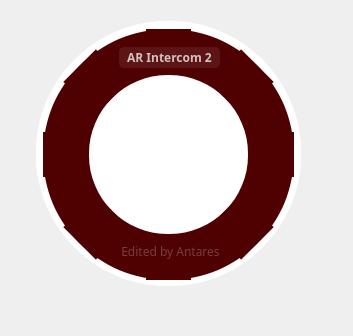
<?xml version="1.0" encoding="UTF-8"?>
<ui version="4.0">
 <class>SplashScreen</class>
 <widget class="QWidget" name="SplashScreen">
  <property name="geometry">
   <rect>
    <x>0</x>
    <y>0</y>
    <width>353</width>
    <height>336</height>
   </rect>
  </property>
  <property name="windowTitle">
   <string>AR Intercom</string>
  </property>
  <property name="windowIcon">
   <iconset>
    <normaloff>:/AR logo/ARsoftlogo.png</normaloff>:/AR logo/ARsoftlogo.png</iconset>
  </property>
  <property name="styleSheet">
   <string notr="true">border:none;</string>
  </property>
  <widget class="QFrame" name="base">
   <property name="geometry">
    <rect>
     <x>3</x>
     <y>3</y>
     <width>331</width>
     <height>301</height>
    </rect>
   </property>
   <property name="frameShape">
    <enum>QFrame::StyledPanel</enum>
   </property>
   <property name="frameShadow">
    <enum>QFrame::Raised</enum>
   </property>
   <layout class="QGridLayout" name="gridLayout">
    <item row="0" column="0">
     <widget class="QFrame" name="line">
      <property name="minimumSize">
       <size>
        <width>265</width>
        <height>265</height>
       </size>
      </property>
      <property name="maximumSize">
       <size>
        <width>265</width>
        <height>265</height>
       </size>
      </property>
      <property name="styleSheet">
       <string notr="true">QFrame{
	border-radius:132px;
	background-color: rgb(255, 255, 255);
}</string>
      </property>
      <property name="frameShape">
       <enum>QFrame::StyledPanel</enum>
      </property>
      <property name="frameShadow">
       <enum>QFrame::Raised</enum>
      </property>
      <widget class="QFrame" name="circular_progress">
       <property name="geometry">
        <rect>
         <x>0</x>
         <y>0</y>
         <width>265</width>
         <height>265</height>
        </rect>
       </property>
       <property name="minimumSize">
        <size>
         <width>160</width>
         <height>160</height>
        </size>
       </property>
       <property name="maximumSize">
        <size>
         <width>265</width>
         <height>265</height>
        </size>
       </property>
       <property name="styleSheet">
        <string notr="true">QFrame{
border-radius:132px;
background-color: qconicalgradient(cx:0.5, cy:0.5, angle:90, stop:0.749 rgba(250, 249, 251, 255), stop:
0.750 rgba(255, 0, 0, 255));
}</string>
       </property>
       <property name="frameShape">
        <enum>QFrame::StyledPanel</enum>
       </property>
       <property name="frameShadow">
        <enum>QFrame::Raised</enum>
       </property>
       <widget class="QFrame" name="background">
        <property name="geometry">
         <rect>
          <x>7</x>
          <y>8</y>
          <width>251</width>
          <height>251</height>
         </rect>
        </property>
        <property name="minimumSize">
         <size>
          <width>251</width>
          <height>251</height>
         </size>
        </property>
        <property name="maximumSize">
         <size>
          <width>251</width>
          <height>251</height>
         </size>
        </property>
        <property name="styleSheet">
         <string notr="true">border-radius:125px;
border:46px solid rgb(0, 59, 89);
background; white;
border-color: rgb(79, 0, 0);</string>
        </property>
        <property name="frameShape">
         <enum>QFrame::StyledPanel</enum>
        </property>
        <property name="frameShadow">
         <enum>QFrame::Raised</enum>
        </property>
       </widget>
       <widget class="QLabel" name="loading">
        <property name="geometry">
         <rect>
          <x>64</x>
          <y>220</y>
          <width>141</width>
          <height>21</height>
         </rect>
        </property>
        <property name="minimumSize">
         <size>
          <width>141</width>
          <height>21</height>
         </size>
        </property>
        <property name="maximumSize">
         <size>
          <width>141</width>
          <height>21</height>
         </size>
        </property>
        <property name="styleSheet">
         <string notr="true">QLabel{	
	border-radius:5;
	color: rgba(255, 255, 255, 60);
	background:none;
	font-weight:0;
	font-family:Kirvy-Bold;
	font-size:12px;
}</string>
        </property>
        <property name="text">
         <string>&lt;html&gt;&lt;head/&gt;&lt;body&gt;&lt;p&gt;&lt;span style=&quot; font-weight:400;&quot;&gt;Edited by Antares&lt;/span&gt;&lt;/p&gt;&lt;/body&gt;&lt;/html&gt;</string>
        </property>
        <property name="alignment">
         <set>Qt::AlignCenter</set>
        </property>
       </widget>
       <widget class="QLabel" name="app_name">
        <property name="geometry">
         <rect>
          <x>83</x>
          <y>26</y>
          <width>101</width>
          <height>21</height>
         </rect>
        </property>
        <property name="minimumSize">
         <size>
          <width>101</width>
          <height>21</height>
         </size>
        </property>
        <property name="maximumSize">
         <size>
          <width>101</width>
          <height>21</height>
         </size>
        </property>
        <property name="styleSheet">
         <string notr="true">QLabel{	
	border-radius:5;
	
	color:#bbFFFFFF;
	background-color: rgba(255, 255, 255, 20);
	font-family:Kirvy-Regular;
	font-weight:bold;
	font-size:12px;
}</string>
        </property>
        <property name="text">
         <string>AR Intercom 2</string>
        </property>
        <property name="alignment">
         <set>Qt::AlignCenter</set>
        </property>
       </widget>
      </widget>
     </widget>
    </item>
   </layout>
  </widget>
  <widget class="QFrame" name="circular_foreground">
   <property name="geometry">
    <rect>
     <x>87</x>
     <y>72</y>
     <width>170</width>
     <height>170</height>
    </rect>
   </property>
   <property name="minimumSize">
    <size>
     <width>170</width>
     <height>170</height>
    </size>
   </property>
   <property name="maximumSize">
    <size>
     <width>170</width>
     <height>170</height>
    </size>
   </property>
   <property name="styleSheet">
    <string notr="true">image: url(:/icons/icons/AR_logo.png);
border:none;</string>
   </property>
   <property name="frameShape">
    <enum>QFrame::StyledPanel</enum>
   </property>
   <property name="frameShadow">
    <enum>QFrame::Raised</enum>
   </property>
  </widget>
 </widget>
 <resources>
  <include location="../resources/img.qrc"/>
 </resources>
 <connections/>
</ui>
